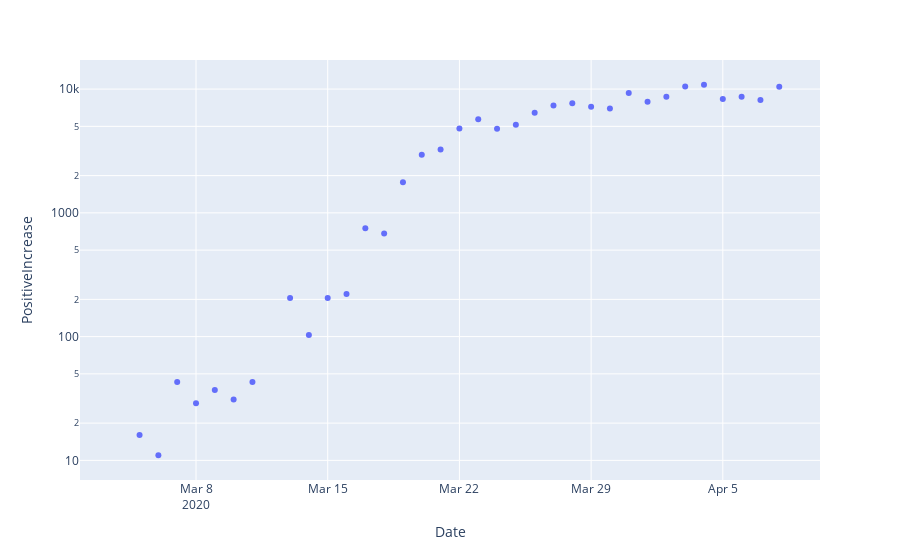

The notebook cell this image was saved under:
### Code cell
px.scatter(data_frame=df_testing.loc[df_testing.State.isin(['NY'])],
           x='Date', y='PositiveIncrease', log_y=True
          )

### Figure 1 — Plotly figure (JSON) as saved in the notebook; plotly's stock layout.template omitted (floating-point values rounded to 4 significant figures)
{"data": [{"hovertemplate": "Date=%{x}<br>PositiveIncrease=%{y}<extra></extra>", "legendgroup": "", "marker": {"color": "#636efa", "symbol": "circle"}, "mode": "markers", "name": "", "showlegend": false, "type": "scatter", "x": ["2020-03-04", "2020-03-05", "2020-03-06", "2020-03-07", "2020-03-08", "2020-03-09", "2020-03-10", "2020-03-11", "2020-03-12", "2020-03-13", "2020-03-14", "2020-03-15", "2020-03-16", "2020-03-17", "2020-03-18", "2020-03-19", "2020-03-20", "2020-03-21", "2020-03-22", "2020-03-23", "2020-03-24", "2020-03-25", "2020-03-26", "2020-03-27", "2020-03-28", "2020-03-29", "2020-03-30", "2020-03-31", "2020-04-01", "2020-04-02", "2020-04-03", "2020-04-04", "2020-04-05", "2020-04-06", "2020-04-07", "2020-04-08"], "xaxis": "x", "y": [null, 16, 11, 43, 29, 37, 31, 43, 0, 205, 103, 205, 221, 750, 682, 1770, 2950, 3254, 4812, 5707, 4790, 5146, 6447, 7377, 7683, 7195, 6984, 9298, 7917, 8669, 10482, 10841, 8327, 8658, 8174, 10453], "yaxis": "y"}], "layout": {"legend": {"tracegroupgap": 0}, "margin": {"t": 60}, "xaxis": {"anchor": "y", "domain": [0, 1], "title": {"text": "Date"}}, "yaxis": {"anchor": "x", "domain": [0, 1], "title": {"text": "PositiveIncrease"}, "type": "log"}}}
